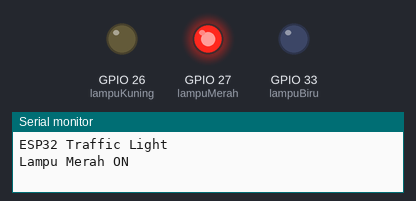
Recording of a program running on a simulated ESP32. On the bench: output pins drawn as LEDs (lit = HIGH), the last lines printed to the serial monitor.

Above: at 0.5 s.
At 1.5 s:
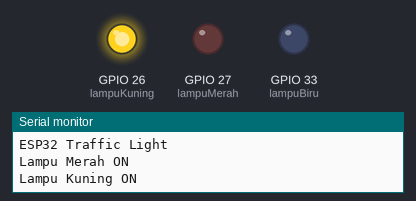
At 5.5 s:
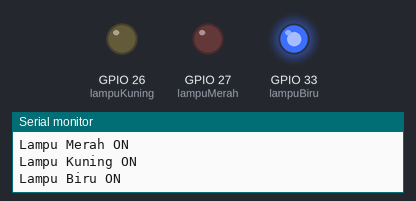
Timing chart, 0 to 6.9 s (numbered marks = the images above):
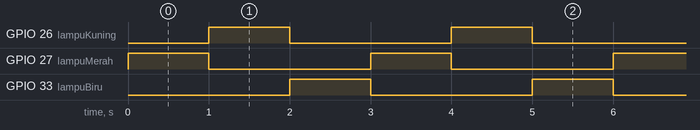

The program:

main.cpp
```cpp
#include <Arduino.h>

// Definisi pin untuk lampu lalu lintas
int lampuMerah = 27;
int lampuKuning = 26;
int lampuBiru = 33; // Ubah dari Hijau ke Biru

void setup()
{
    Serial.begin(115200);
    Serial.println("ESP32 Traffic Light");

    pinMode(lampuMerah, OUTPUT);
    pinMode(lampuKuning, OUTPUT);
    pinMode(lampuBiru, OUTPUT); // Pastikan pin ini juga diatur sebagai OUTPUT
}

void loop()
{
    // Nyalakan lampu merah
    digitalWrite(lampuMerah, HIGH);
    digitalWrite(lampuKuning, LOW);
    digitalWrite(lampuBiru, LOW); // Ganti Hijau ke Biru
    Serial.println("Lampu Merah ON");
    delay(1000);

    // Nyalakan lampu kuning
    digitalWrite(lampuMerah, LOW);
    digitalWrite(lampuKuning, HIGH);
    digitalWrite(lampuBiru, LOW); // Ganti Hijau ke Biru
    Serial.println("Lampu Kuning ON");
    delay(1000);

    // Nyalakan lampu biru
    digitalWrite(lampuMerah, LOW);
    digitalWrite(lampuKuning, LOW);
    digitalWrite(lampuBiru, HIGH); // Ganti Hijau ke Biru
    Serial.println("Lampu Biru ON");
    delay(1000);
}
```

Measured:
- by itself, GPIO 26 (lampuKuning), GPIO 27 (lampuMerah), GPIO 33 (lampuBiru): alternates HIGH for 1.0 s and LOW for 2.0 s
- by itself, everything shown: repeats every 3.0 s, in 3 steps
